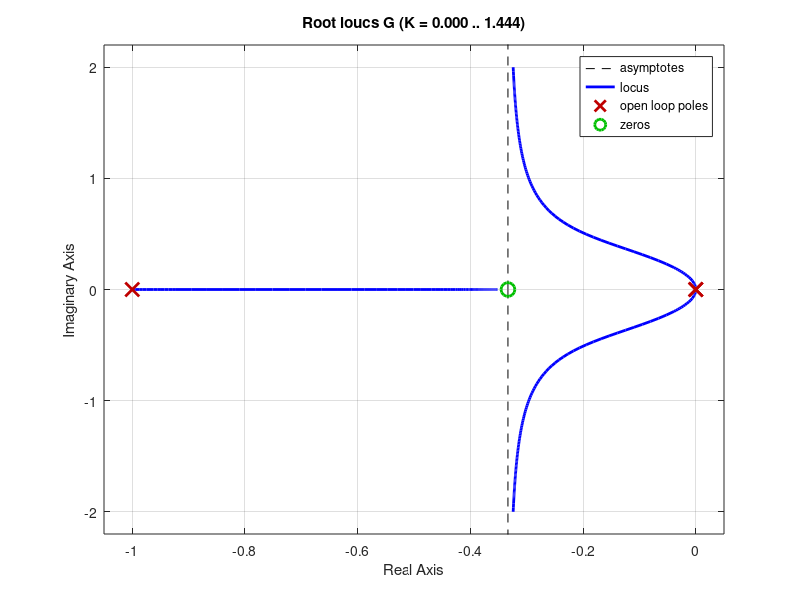

This chart was generated by the following MATLAB code:
% 1a
%G_1a = tf([100 100],[1 10 0]);
%G_1b = tf([1 0], [1 1]);
%G_2 = tf([40], [1 1 4]);
%G_3 = tf([1],[1 -1]);

% definiera transfer function
G = tf([3 1], [1 1 0 0])

% plotta root locus diagram
rlocus(G)
%G_4_7_a = tf([1 3], [1 3 2]);
%G_4_7_b = tf([1], [1 1 5 0])
%rlocus(G_4_7_b)